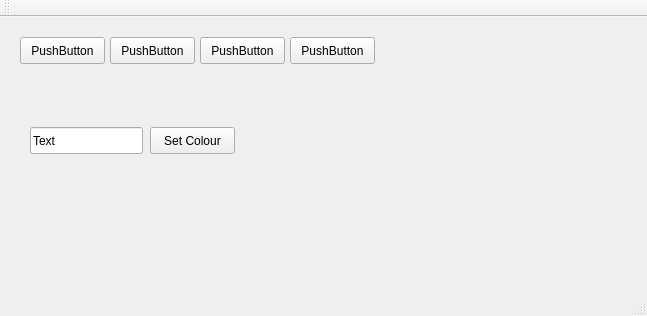
<?xml version="1.0" encoding="UTF-8"?>
<ui version="4.0">
 <class>MainWindow</class>
 <widget class="QMainWindow" name="MainWindow">
  <property name="geometry">
   <rect>
    <x>0</x>
    <y>0</y>
    <width>647</width>
    <height>316</height>
   </rect>
  </property>
  <property name="windowTitle">
   <string>MainWindow</string>
  </property>
  <widget class="QWidget" name="centralWidget">
   <widget class="FunkyButton" name="btnWat">
    <property name="geometry">
     <rect>
      <x>290</x>
      <y>20</y>
      <width>85</width>
      <height>27</height>
     </rect>
    </property>
    <property name="text">
     <string>PushButton</string>
    </property>
   </widget>
   <widget class="FunkyButton" name="btnWat_2">
    <property name="geometry">
     <rect>
      <x>200</x>
      <y>20</y>
      <width>85</width>
      <height>27</height>
     </rect>
    </property>
    <property name="text">
     <string>PushButton</string>
    </property>
   </widget>
   <widget class="FunkyButton" name="btnWat_3">
    <property name="geometry">
     <rect>
      <x>110</x>
      <y>20</y>
      <width>85</width>
      <height>27</height>
     </rect>
    </property>
    <property name="text">
     <string>PushButton</string>
    </property>
   </widget>
   <widget class="FunkyButton" name="btnWat_4">
    <property name="geometry">
     <rect>
      <x>20</x>
      <y>20</y>
      <width>85</width>
      <height>27</height>
     </rect>
    </property>
    <property name="text">
     <string>PushButton</string>
    </property>
   </widget>
   <widget class="QLineEdit" name="txtColour">
    <property name="geometry">
     <rect>
      <x>30</x>
      <y>110</y>
      <width>113</width>
      <height>27</height>
     </rect>
    </property>
    <property name="text">
     <string>Text</string>
    </property>
   </widget>
   <widget class="QPushButton" name="pushButton">
    <property name="geometry">
     <rect>
      <x>150</x>
      <y>110</y>
      <width>85</width>
      <height>27</height>
     </rect>
    </property>
    <property name="text">
     <string>Set Colour</string>
    </property>
   </widget>
   <widget class="QWidget" name="verticalLayoutWidget">
    <property name="geometry">
     <rect>
      <x>400</x>
      <y>30</y>
      <width>231</width>
      <height>211</height>
     </rect>
    </property>
    <layout class="QVBoxLayout" name="vlButtons"/>
   </widget>
  </widget>
  <widget class="QMenuBar" name="menuBar">
   <property name="geometry">
    <rect>
     <x>0</x>
     <y>0</y>
     <width>647</width>
     <height>27</height>
    </rect>
   </property>
  </widget>
  <widget class="QToolBar" name="mainToolBar">
   <attribute name="toolBarArea">
    <enum>TopToolBarArea</enum>
   </attribute>
   <attribute name="toolBarBreak">
    <bool>false</bool>
   </attribute>
  </widget>
  <widget class="QStatusBar" name="statusBar"/>
 </widget>
 <layoutdefault spacing="6" margin="11"/>
 <customwidgets>
  <customwidget>
   <class>FunkyButton</class>
   <extends>QPushButton</extends>
   <header>funkybutton.h</header>
  </customwidget>
 </customwidgets>
 <resources/>
 <connections/>
</ui>
